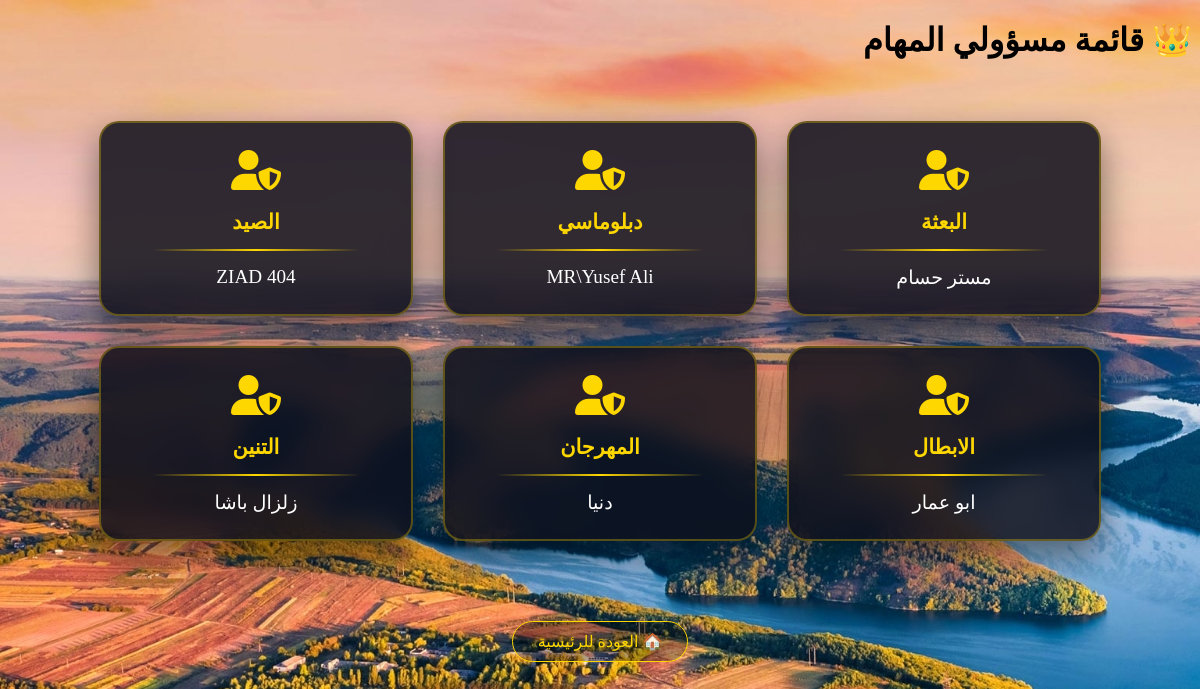
The page /admins on the database its author committed.
### models.py (models this page shows)
class TaskAdmin(db.Model):
    id = db.Column(db.Integer, primary_key=True)
    task_name = db.Column(db.String(50), unique=True)
    admin_name = db.Column(db.String(50))

### app.py (the view)
@app.route('/admins')
def admins_page():
    all_admins = TaskAdmin.query.all()
    return render_template('admins.html', admins=all_admins)

### templates/admins.html (shortened to what this page needs)
<!DOCTYPE html>
<html lang="ar" dir="rtl">
<head>
    <link rel="stylesheet" href="/static/admins.css">
    <link rel="stylesheet" href="https://cdnjs.cloudflare.com/ajax/libs/font-awesome/6.0.0/css/all.min.css">
</head>
<body class="gaming-bg">
    <h1 class="page-title">👑 قائمة مسؤولي المهام</h1>
    <div class="admins-wrapper">
        <div class="admins-grid">
            {% for admin in admins %}
            <div class="admin-card">
                <div class="card-icon">
                    <i class="fas fa-user-shield"></i>
                </div>
                <div class="task-name">{{ admin.task_name }}</div>
                <div class="divider"></div>
                <div class="admin-display-name">{{ admin.admin_name }}</div>
            </div>
            {% endfor %}
        </div>
    </div>
    <div class="bottom-nav">
        <a href="/" class="nav-link">🏠 العودة للرئيسية</a>
    </div>
</body>
</html>

### static/admins.css (style rules this page uses)
.gaming-bg { background-image:url("/static/imags/UI_Home.jpg"); }
.admins-wrapper { display: flex; justify-content: center; padding: 40px 20px; }
.admins-grid { display: flex; flex-wrap: wrap; justify-content: center; gap: 30px; max-width: 1200px; }
.admin-card { background: rgba(15, 15, 27, 0.85); backdrop-filter: blur(12px); border: 2px solid rgba(255, 215, 0, 0.3); border-radius: 20px; width: 260px; padding: 25px; text-align: center; transition: all 0.4s cubic-bezier(0.175, 0.885, 0.32, 1.275); box-shadow: 0 15px 35px rgba(0,0,0,0.5); }
.card-icon { font-size: 2.5rem; color: #ffd700; margin-bottom: 15px; }
.task-name { color: #ffd700; font-size: 1.3rem; font-weight: bold; text-transform: uppercase; }
.divider { height: 2px; background: linear-gradient(90deg, transparent, #ffd700, transparent); margin: 15px auto; width: 80%; }
.admin-display-name { color: #ffffff; font-size: 1.2rem; font-weight: 500; }
.bottom-nav { text-align: center; margin-top: 30px; padding-bottom: 50px; }
.nav-link { display: inline-block; padding: 10px 25px; margin: 10px; text-decoration: none; color: #ffd700; border: 1px solid #ffd700; border-radius: 50px; background: rgba(0,0,0,0.3); transition: 0.3s; }

### rows shown on the page
TaskAdmin: task_name "البعثة", admin_name "مستر حسام"
TaskAdmin: task_name "دبلوماسي", admin_name "MR\\Yusef Ali"
TaskAdmin: task_name "الصيد", admin_name "ZIAD 404"
TaskAdmin: task_name "الابطال", admin_name "ابو عمار"
TaskAdmin: task_name "المهرجان", admin_name "دنيا"
TaskAdmin: task_name "التنين", admin_name "زلزال باشا"
